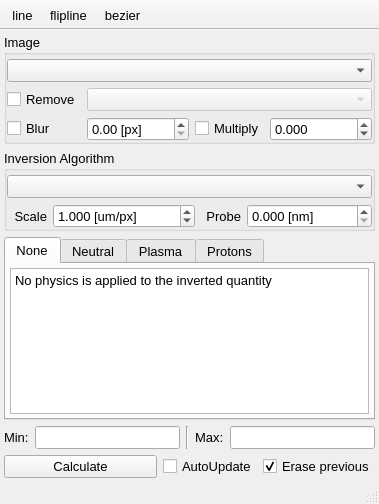
<?xml version="1.0" encoding="UTF-8"?>
<ui version="4.0">
 <class>nIntegralInversion</class>
 <widget class="QMainWindow" name="nIntegralInversion">
  <property name="geometry">
   <rect>
    <x>0</x>
    <y>0</y>
    <width>379</width>
    <height>504</height>
   </rect>
  </property>
  <property name="font">
   <font>
    <pointsize>10</pointsize>
   </font>
  </property>
  <property name="windowTitle">
   <string>Inversion</string>
  </property>
  <property name="unifiedTitleAndToolBarOnMac">
   <bool>true</bool>
  </property>
  <widget class="QWidget" name="centralwidget">
   <layout class="QGridLayout" name="gridLayout_3" rowstretch="0,0,1,0,0,0" columnstretch="1,0,0">
    <property name="leftMargin">
     <number>4</number>
    </property>
    <property name="topMargin">
     <number>4</number>
    </property>
    <property name="rightMargin">
     <number>4</number>
    </property>
    <property name="bottomMargin">
     <number>4</number>
    </property>
    <item row="2" column="0" colspan="3">
     <widget class="QTabWidget" name="physTabs">
      <property name="font">
       <font>
        <pointsize>10</pointsize>
       </font>
      </property>
      <property name="autoFillBackground">
       <bool>true</bool>
      </property>
      <property name="currentIndex">
       <number>0</number>
      </property>
      <property name="neutrinoSave" stdset="0">
       <bool>true</bool>
      </property>
      <widget class="QWidget" name="N_NONE">
       <attribute name="title">
        <string>None</string>
       </attribute>
       <layout class="QGridLayout" name="gridLayout_8">
        <property name="leftMargin">
         <number>4</number>
        </property>
        <property name="topMargin">
         <number>4</number>
        </property>
        <property name="rightMargin">
         <number>4</number>
        </property>
        <property name="bottomMargin">
         <number>4</number>
        </property>
        <item row="0" column="0">
         <widget class="QPlainTextEdit" name="plainTextEdit">
          <property name="font">
           <font>
            <pointsize>10</pointsize>
           </font>
          </property>
          <property name="autoFillBackground">
           <bool>true</bool>
          </property>
          <property name="plainText">
           <string>No physics is applied to the inverted quantity</string>
          </property>
          <property name="neutrinoSave" stdset="0">
           <bool>true</bool>
          </property>
         </widget>
        </item>
       </layout>
      </widget>
      <widget class="QWidget" name="N_NEUTRAL">
       <attribute name="title">
        <string>Neutral</string>
       </attribute>
       <layout class="QGridLayout" name="gridLayout_7">
        <property name="leftMargin">
         <number>4</number>
        </property>
        <property name="topMargin">
         <number>4</number>
        </property>
        <property name="rightMargin">
         <number>4</number>
        </property>
        <property name="bottomMargin">
         <number>4</number>
        </property>
        <item row="1" column="1">
         <widget class="QLineEdit" name="molarRefr_le">
          <property name="neutrinoSave" stdset="0">
           <bool>true</bool>
          </property>
         </widget>
        </item>
        <item row="1" column="0">
         <widget class="QLabel" name="label_2">
          <property name="font">
           <font>
            <pointsize>10</pointsize>
           </font>
          </property>
          <property name="text">
           <string>Molar Refractivity</string>
          </property>
         </widget>
        </item>
        <item row="2" column="0" colspan="2">
         <widget class="QPlainTextEdit" name="plainTextEdit_2">
          <property name="plainText">
           <string>Density calculated assuming neutral gas of the specified molar refractivity:
K[H2]=2.01e-6, K[He]=5.23e-7, K[Ar]=4.2e-6
</string>
          </property>
          <property name="neutrinoSave" stdset="0">
           <bool>true</bool>
          </property>
         </widget>
        </item>
       </layout>
      </widget>
      <widget class="QWidget" name="N_PLASMA">
       <attribute name="title">
        <string>Plasma</string>
       </attribute>
       <layout class="QGridLayout" name="gridLayout_9">
        <property name="leftMargin">
         <number>4</number>
        </property>
        <property name="topMargin">
         <number>4</number>
        </property>
        <property name="rightMargin">
         <number>4</number>
        </property>
        <property name="bottomMargin">
         <number>4</number>
        </property>
        <item row="0" column="0">
         <widget class="QPlainTextEdit" name="plainTextEdit_3">
          <property name="font">
           <font>
            <pointsize>10</pointsize>
           </font>
          </property>
          <property name="frameShape">
           <enum>QFrame::Panel</enum>
          </property>
          <property name="plainText">
           <string>Cold plasma dispersion law. Electron density in [m-3]</string>
          </property>
          <property name="neutrinoSave" stdset="0">
           <bool>false</bool>
          </property>
         </widget>
        </item>
       </layout>
      </widget>
      <widget class="QWidget" name="N_PROTONS">
       <attribute name="title">
        <string>Protons</string>
       </attribute>
       <layout class="QGridLayout" name="gridLayout_4">
        <property name="leftMargin">
         <number>4</number>
        </property>
        <property name="topMargin">
         <number>4</number>
        </property>
        <property name="rightMargin">
         <number>4</number>
        </property>
        <property name="bottomMargin">
         <number>4</number>
        </property>
        <item row="1" column="1">
         <widget class="QDoubleSpinBox" name="distance">
          <property name="font">
           <font>
            <pointsize>10</pointsize>
           </font>
          </property>
          <property name="suffix">
           <string> [cm]</string>
          </property>
          <property name="decimals">
           <number>3</number>
          </property>
          <property name="maximum">
           <double>99999.000000000000000</double>
          </property>
          <property name="neutrinoSave" stdset="0">
           <bool>true</bool>
          </property>
         </widget>
        </item>
        <item row="2" column="1">
         <widget class="QDoubleSpinBox" name="magnificaton">
          <property name="font">
           <font>
            <pointsize>10</pointsize>
           </font>
          </property>
          <property name="decimals">
           <number>3</number>
          </property>
          <property name="maximum">
           <double>99999.000000000000000</double>
          </property>
          <property name="neutrinoSave" stdset="0">
           <bool>true</bool>
          </property>
         </widget>
        </item>
        <item row="0" column="1">
         <widget class="QDoubleSpinBox" name="energy">
          <property name="font">
           <font>
            <pointsize>10</pointsize>
           </font>
          </property>
          <property name="suffix">
           <string> [MeV]</string>
          </property>
          <property name="decimals">
           <number>3</number>
          </property>
          <property name="maximum">
           <double>99999.000000000000000</double>
          </property>
          <property name="neutrinoSave" stdset="0">
           <bool>true</bool>
          </property>
         </widget>
        </item>
        <item row="1" column="0">
         <widget class="QLabel" name="label_5">
          <property name="font">
           <font>
            <pointsize>10</pointsize>
           </font>
          </property>
          <property name="text">
           <string>Distance</string>
          </property>
          <property name="alignment">
           <set>Qt::AlignRight|Qt::AlignTrailing|Qt::AlignVCenter</set>
          </property>
         </widget>
        </item>
        <item row="2" column="0">
         <widget class="QLabel" name="label_6">
          <property name="font">
           <font>
            <pointsize>10</pointsize>
           </font>
          </property>
          <property name="text">
           <string>Magnification</string>
          </property>
          <property name="alignment">
           <set>Qt::AlignRight|Qt::AlignTrailing|Qt::AlignVCenter</set>
          </property>
         </widget>
        </item>
        <item row="0" column="0">
         <widget class="QLabel" name="label_4">
          <property name="font">
           <font>
            <pointsize>10</pointsize>
           </font>
          </property>
          <property name="text">
           <string>Energy</string>
          </property>
          <property name="alignment">
           <set>Qt::AlignRight|Qt::AlignTrailing|Qt::AlignVCenter</set>
          </property>
         </widget>
        </item>
        <item row="3" column="0">
         <spacer name="verticalSpacer">
          <property name="orientation">
           <enum>Qt::Vertical</enum>
          </property>
          <property name="sizeHint" stdset="0">
           <size>
            <width>20</width>
            <height>40</height>
           </size>
          </property>
         </spacer>
        </item>
       </layout>
      </widget>
     </widget>
    </item>
    <item row="5" column="0">
     <widget class="QPushButton" name="doInversion">
      <property name="font">
       <font>
        <pointsize>10</pointsize>
       </font>
      </property>
      <property name="text">
       <string>Calculate</string>
      </property>
     </widget>
    </item>
    <item row="5" column="1">
     <widget class="QCheckBox" name="autoUpdate">
      <property name="font">
       <font>
        <pointsize>10</pointsize>
       </font>
      </property>
      <property name="text">
       <string>AutoUpdate</string>
      </property>
      <property name="neutrinoSave" stdset="0">
       <bool>true</bool>
      </property>
     </widget>
    </item>
    <item row="5" column="2">
     <widget class="QCheckBox" name="erasePrevious">
      <property name="font">
       <font>
        <pointsize>10</pointsize>
       </font>
      </property>
      <property name="text">
       <string>Erase previous</string>
      </property>
      <property name="checked">
       <bool>true</bool>
      </property>
      <property name="neutrinoSave" stdset="0">
       <bool>true</bool>
      </property>
     </widget>
    </item>
    <item row="1" column="0" colspan="3">
     <widget class="QGroupBox" name="groupBox_2">
      <property name="font">
       <font>
        <pointsize>10</pointsize>
       </font>
      </property>
      <property name="title">
       <string>Inversion Algorithm</string>
      </property>
      <layout class="QGridLayout" name="gridLayout" columnstretch="0,0,0,0">
       <property name="leftMargin">
        <number>0</number>
       </property>
       <property name="topMargin">
        <number>4</number>
       </property>
       <property name="rightMargin">
        <number>0</number>
       </property>
       <property name="bottomMargin">
        <number>0</number>
       </property>
       <item row="1" column="3">
        <widget class="QDoubleSpinBox" name="probeLambda_sb">
         <property name="font">
          <font>
           <pointsize>10</pointsize>
          </font>
         </property>
         <property name="suffix">
          <string> [nm]</string>
         </property>
         <property name="decimals">
          <number>3</number>
         </property>
         <property name="maximum">
          <double>999999999.000000000000000</double>
         </property>
         <property name="neutrinoSave" stdset="0">
          <bool>true</bool>
         </property>
        </widget>
       </item>
       <item row="1" column="1">
        <widget class="QDoubleSpinBox" name="imgRes_sb">
         <property name="sizePolicy">
          <sizepolicy hsizetype="Fixed" vsizetype="Fixed">
           <horstretch>0</horstretch>
           <verstretch>0</verstretch>
          </sizepolicy>
         </property>
         <property name="font">
          <font>
           <pointsize>10</pointsize>
          </font>
         </property>
         <property name="suffix">
          <string> [um/px]</string>
         </property>
         <property name="decimals">
          <number>3</number>
         </property>
         <property name="maximum">
          <double>999999.000000000000000</double>
         </property>
         <property name="value">
          <double>1.000000000000000</double>
         </property>
         <property name="neutrinoSave" stdset="0">
          <bool>true</bool>
         </property>
        </widget>
       </item>
       <item row="1" column="0">
        <widget class="QLabel" name="label_3">
         <property name="font">
          <font>
           <pointsize>10</pointsize>
          </font>
         </property>
         <property name="text">
          <string>Scale</string>
         </property>
         <property name="alignment">
          <set>Qt::AlignRight|Qt::AlignTrailing|Qt::AlignVCenter</set>
         </property>
        </widget>
       </item>
       <item row="1" column="2">
        <widget class="QLabel" name="label">
         <property name="font">
          <font>
           <pointsize>10</pointsize>
          </font>
         </property>
         <property name="text">
          <string>Probe</string>
         </property>
         <property name="alignment">
          <set>Qt::AlignRight|Qt::AlignTrailing|Qt::AlignVCenter</set>
         </property>
        </widget>
       </item>
       <item row="0" column="0" colspan="4">
        <widget class="QComboBox" name="invAlgo_cb">
         <property name="font">
          <font>
           <pointsize>10</pointsize>
          </font>
         </property>
         <property name="neutrinoSave" stdset="0">
          <bool>false</bool>
         </property>
        </widget>
       </item>
      </layout>
     </widget>
    </item>
    <item row="0" column="0" colspan="3">
     <widget class="QGroupBox" name="groupBox_14">
      <property name="font">
       <font>
        <pointsize>10</pointsize>
       </font>
      </property>
      <property name="title">
       <string>Image</string>
      </property>
      <layout class="QGridLayout" name="gridLayout_2" columnstretch="0,1,0,1">
       <property name="leftMargin">
        <number>0</number>
       </property>
       <property name="topMargin">
        <number>4</number>
       </property>
       <property name="rightMargin">
        <number>0</number>
       </property>
       <property name="bottomMargin">
        <number>0</number>
       </property>
       <item row="1" column="0">
        <widget class="QCheckBox" name="refphase_checkb">
         <property name="enabled">
          <bool>true</bool>
         </property>
         <property name="font">
          <font>
           <pointsize>10</pointsize>
          </font>
         </property>
         <property name="text">
          <string>Remove</string>
         </property>
         <property name="neutrinoSave" stdset="0">
          <bool>true</bool>
         </property>
        </widget>
       </item>
       <item row="2" column="3">
        <widget class="QDoubleSpinBox" name="multiply_sb">
         <property name="font">
          <font>
           <pointsize>10</pointsize>
          </font>
         </property>
         <property name="decimals">
          <number>3</number>
         </property>
         <property name="minimum">
          <double>-99.998999999999995</double>
         </property>
         <property name="maximum">
          <double>100.000000000000000</double>
         </property>
         <property name="neutrinoSave" stdset="0">
          <bool>true</bool>
         </property>
        </widget>
       </item>
       <item row="2" column="1">
        <widget class="QDoubleSpinBox" name="blurRadius_sb">
         <property name="enabled">
          <bool>true</bool>
         </property>
         <property name="font">
          <font>
           <pointsize>10</pointsize>
          </font>
         </property>
         <property name="suffix">
          <string> [px]</string>
         </property>
         <property name="maximum">
          <double>999.990000000000009</double>
         </property>
         <property name="neutrinoSave" stdset="0">
          <bool>true</bool>
         </property>
        </widget>
       </item>
       <item row="2" column="0">
        <widget class="QCheckBox" name="blurRadius_checkb">
         <property name="font">
          <font>
           <pointsize>10</pointsize>
          </font>
         </property>
         <property name="text">
          <string>Blur</string>
         </property>
         <property name="neutrinoSave" stdset="0">
          <bool>true</bool>
         </property>
        </widget>
       </item>
       <item row="2" column="2">
        <widget class="QCheckBox" name="multiply_checkb">
         <property name="font">
          <font>
           <pointsize>10</pointsize>
          </font>
         </property>
         <property name="text">
          <string>Multiply</string>
         </property>
         <property name="neutrinoSave" stdset="0">
          <bool>true</bool>
         </property>
        </widget>
       </item>
       <item row="1" column="1" colspan="3">
        <widget class="QComboBox" name="refphase_cb">
         <property name="enabled">
          <bool>false</bool>
         </property>
         <property name="font">
          <font>
           <pointsize>10</pointsize>
          </font>
         </property>
         <property name="neutrinoImage" stdset="0">
          <bool>true</bool>
         </property>
        </widget>
       </item>
       <item row="0" column="0" colspan="4">
        <widget class="QComboBox" name="image">
         <property name="font">
          <font>
           <pointsize>10</pointsize>
          </font>
         </property>
         <property name="neutrinoImage" stdset="0">
          <bool>true</bool>
         </property>
        </widget>
       </item>
      </layout>
     </widget>
    </item>
    <item row="3" column="0" colspan="3">
     <widget class="QWidget" name="widget" native="true">
      <property name="font">
       <font>
        <pointsize>10</pointsize>
       </font>
      </property>
      <layout class="QHBoxLayout" name="horizontalLayout" stretch="0,0,0,0,0">
       <property name="leftMargin">
        <number>0</number>
       </property>
       <property name="topMargin">
        <number>0</number>
       </property>
       <property name="rightMargin">
        <number>0</number>
       </property>
       <property name="bottomMargin">
        <number>0</number>
       </property>
       <item>
        <widget class="QLabel" name="label_8">
         <property name="font">
          <font>
           <pointsize>10</pointsize>
          </font>
         </property>
         <property name="text">
          <string>Min:</string>
         </property>
        </widget>
       </item>
       <item>
        <widget class="QLineEdit" name="minCut">
         <property name="font">
          <font>
           <pointsize>10</pointsize>
          </font>
         </property>
         <property name="neutrinoSave" stdset="0">
          <bool>true</bool>
         </property>
        </widget>
       </item>
       <item>
        <widget class="Line" name="line">
         <property name="font">
          <font>
           <pointsize>10</pointsize>
          </font>
         </property>
         <property name="orientation">
          <enum>Qt::Vertical</enum>
         </property>
        </widget>
       </item>
       <item>
        <widget class="QLabel" name="label_7">
         <property name="font">
          <font>
           <pointsize>10</pointsize>
          </font>
         </property>
         <property name="text">
          <string>Max:</string>
         </property>
        </widget>
       </item>
       <item>
        <widget class="QLineEdit" name="maxCut">
         <property name="font">
          <font>
           <pointsize>10</pointsize>
          </font>
         </property>
         <property name="neutrinoSave" stdset="0">
          <bool>true</bool>
         </property>
        </widget>
       </item>
      </layout>
     </widget>
    </item>
   </layout>
  </widget>
  <widget class="QStatusBar" name="statusbar"/>
  <widget class="QToolBar" name="toolBar">
   <property name="windowTitle">
    <string>toolBar</string>
   </property>
   <property name="movable">
    <bool>false</bool>
   </property>
   <property name="iconSize">
    <size>
     <width>20</width>
     <height>20</height>
    </size>
   </property>
   <property name="floatable">
    <bool>false</bool>
   </property>
   <attribute name="toolBarArea">
    <enum>TopToolBarArea</enum>
   </attribute>
   <attribute name="toolBarBreak">
    <bool>false</bool>
   </attribute>
   <addaction name="actionLine"/>
   <addaction name="actionFlipline"/>
   <addaction name="actionBezier"/>
  </widget>
  <action name="actionBezier">
   <property name="icon">
    <iconset>
     <normaloff>:icons//bezier.png</normaloff>:icons//bezier.png</iconset>
   </property>
   <property name="text">
    <string>bezier</string>
   </property>
   <property name="toolTip">
    <string>Switch Bezier</string>
   </property>
  </action>
  <action name="actionLine">
   <property name="icon">
    <iconset>
     <normaloff>:icons//line.png</normaloff>:icons//line.png</iconset>
   </property>
   <property name="text">
    <string>line</string>
   </property>
   <property name="toolTip">
    <string>Show axis window</string>
   </property>
  </action>
  <action name="actionFlipline">
   <property name="icon">
    <iconset>
     <normaloff>:icons//flipline.png</normaloff>:icons//flipline.png</iconset>
   </property>
   <property name="text">
    <string>flipline</string>
   </property>
   <property name="toolTip">
    <string>Flip Monotone</string>
   </property>
  </action>
 </widget>
 <tabstops>
  <tabstop>plainTextEdit</tabstop>
  <tabstop>erasePrevious</tabstop>
  <tabstop>plainTextEdit_2</tabstop>
  <tabstop>molarRefr_le</tabstop>
  <tabstop>plainTextEdit_3</tabstop>
 </tabstops>
 <resources/>
 <connections/>
</ui>
